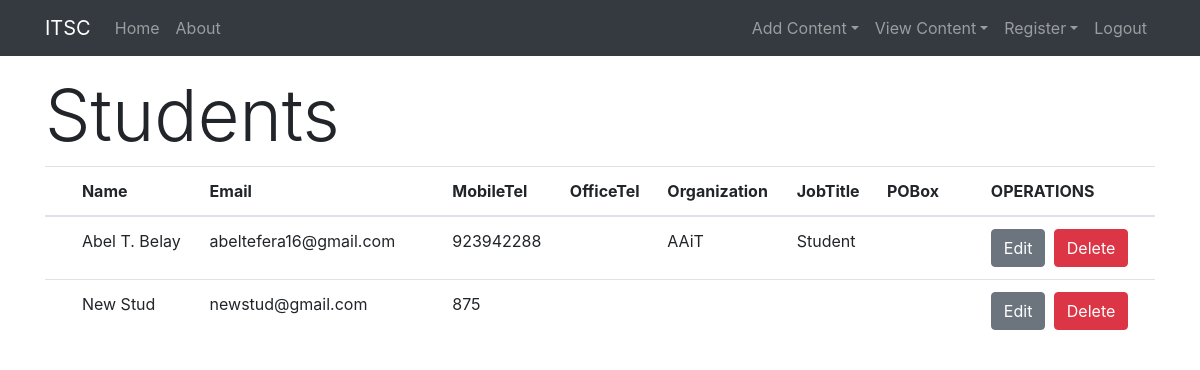
Page /pages/view_students (signed in) on the committed database.
### tables this page shows
CREATE TABLE `students` (
  `id` int(11) NOT NULL,
  `Name` varchar(255) NOT NULL,
  `Email` varchar(255) NOT NULL,
  `password` varchar(255) NOT NULL,
  `MobileTel` text NOT NULL,
  `OfficeTel` text,
  `Organization` varchar(255) DEFAULT NULL,
  `JobTitle` varchar(255) DEFAULT NULL,
  `POBox` varchar(255) DEFAULT NULL,
  `image_directory` varchar(255) DEFAULT NULL
);

### app/libraries/Core.php (called while the page is built, shortened)
<?php
class Core
{
    protected $currentMethod = 'index';
    public function __construct()
    {
        $url = $this->getUrl();
        if (file_exists('../app/controllers/' . ucwords($url[0]) . '.php')) {
            unset($url[0]);
        }
        $this->currentController = new $this->currentController;
        if (isset($url[1])) {
            if (method_exists($this->currentController, $url[1])) {
                $this->currentMethod = $url[1];
                unset($url[1]);
            }
        }
        $this->params = $url ? array_values($url) : [];
        call_user_func_array([$this->currentController, $this->currentMethod], $this->params);
    }
    public function getUrl()
    {
        if (isset($_GET['url'])) {
            $url = rtrim($_GET['url'], '/');
            $url = filter_var($url, FILTER_SANITIZE_URL);
            $url = explode('/', $url);
            return $url;
        }
    }
}

### public/index.php (called while the page is built, shortened)
<?php
  $init = new Core;

### app/libraries/Database.php (called while the page is built, shortened)
<?php
class Database
{
    private $host = DB_HOST;
    private $user = DB_USER;
    private $pass = DB_PASS;
    private $dbname = DB_NAME;
    private $dbh;
    private $stmt;
    public function __construct()
    {
        $dsn = 'mysql:host=' . $this->host . ';dbname=' . $this->dbname;
        $options = array(
            PDO::ATTR_PERSISTENT => true,
            PDO::ATTR_ERRMODE => PDO::ERRMODE_EXCEPTION,
        );
        try {
            $this->dbh = new PDO($dsn, $this->user, $this->pass, $options);
        } catch (PDOException $e) {
            $this->error = $e->getMessage();
            echo $this->error;
        }
    }
    public function query($sql)
    {
        $this->stmt = $this->dbh->prepare($sql);
    }
    public function execute()
    {
        return $this->stmt->execute();
    }
    public function resultSet($tablename)
    {
        $this->execute();
        $q = $this->dbh->prepare("DESCRIBE $tablename");
        $q->execute();
        $table_fields = $q->fetchAll(PDO::FETCH_COLUMN);
        return array($table_fields, $this->stmt->fetchAll(PDO::FETCH_ASSOC));
    }
}

### app/models/Content.php (called while the page is built, shortened)
<?php
class Content
{
    private $db;
    public function __construct()
    {
        $this->db = new Database;
    }
    public function fetch_students(){
        $this->db->query('SELECT * FROM students');
        $result = $this->db->resultSet('students');
        return $result;
    }
}

### app/views/pages/tables.php (the view, shortened to what this page needs)
<?php require APPROOT . '/views/inc/header.php';?>
<h1 class="display-3"><?php echo $data['header']; ?></h1>
<?php $arr = array();
$countA = 0;
$countB = 0;?>
<table class="table">
  <thead>
    <tr>
    <?php foreach ($data['fields'] as $field): ?>
        <th scope="col">
        <?php if ($field != 'password' && $field != 'id' && $field != 'image_directory') {
    echo $field;
    array_push($arr, $countA);
    $countA += 1;
} else {
    $countA += 1;
    continue;
}
?>
        </th>
    <?php endforeach?>
    <th scope="col">OPERATIONS</th>
    </tr>
  </thead>
  <tbody>
    <?php foreach ($data['rows'] as $row): ?>
        <tr>
        <?php foreach ($row as $singleRow): ?>
            <td>
                <?php if (in_array($countB, $arr)):
    echo $singleRow;
    $countB += 1;
    ?>
		                <?php else:$countB += 1;
    continue;?>
		                <?php endif;?>
            </td>
        <?php endforeach?>
        <?php $countB = 0;?>
        <td>
                        <div class="btn-toolbar" role="toolbar" aria-label="Toolbar with button groups">
                        <div class="btn-group mr-2" role="group" aria-label="First group">
                        <form action="<?php echo URLROOT; ?>/updates/edit<?php echo rtrim($data["header"], 's');?>/<?php echo $row['id'];?>" method="get">
                            <button type="submit" class="btn btn-secondary">Edit</button>
                        </form>
                        <span><pre> </pre></span>
                        <form action="<?php echo URLROOT; ?>/updates/delete<?php echo rtrim($data["header"], 's');?>/<?php echo $row['id'];?>" method="post">
                          <button type="submit" class="btn btn-danger">Delete</button>
                        </form>
                        </div>
                    </div>
        </td>
        </tr>
    <?php endforeach?>
  </tbody>
</table>
<?php require APPROOT . '/views/inc/footer.php';?>

### rows in the picture
students: Name "Abel T. Belay", Email "abeltefera16@gmail.com", MobileTel "923942288", Organization "AAiT", JobTitle "Student"
students: Name "New Stud", Email "newstud@gmail.com", MobileTel "875"

### other values in the picture
SITENAME "ITSC"
$data['header'] "Students"
$field "Name"
$field "Email"
$field "MobileTel"
$field "OfficeTel"
$field "Organization"
$field "JobTitle"
$field "POBox"
